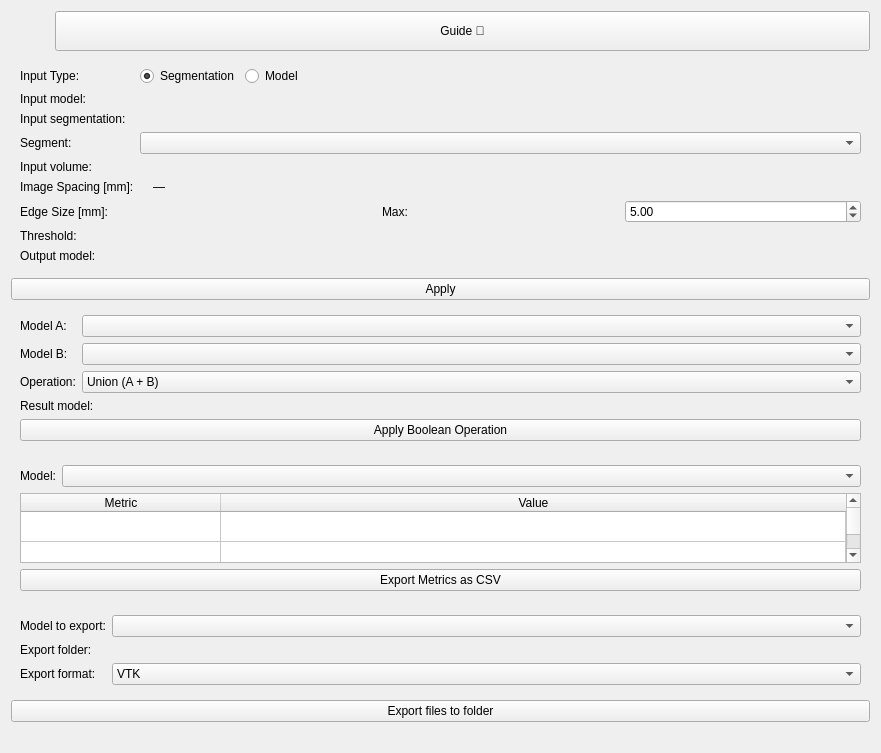
<?xml version="1.0" encoding="UTF-8"?>
<ui version="4.0">
 <class>HexaMesher</class>
 <widget class="qMRMLWidget" name="HexaMesher">
  <property name="geometry">
   <rect>
    <x>0</x>
    <y>0</y>
    <width>881</width>
    <height>716</height>
   </rect>
  </property>
  <layout class="QVBoxLayout" name="verticalLayout">

   <!-- GUIDE BUTTON ROW with logo -->
   <item>
    <layout class="QHBoxLayout" name="guideLayout">
     <property name="spacing"><number>4</number></property>
     <item>
      <widget class="QLabel" name="logoLabel">
       <property name="text"><string/></property>
       <property name="alignment"><set>Qt::AlignVCenter|Qt::AlignLeft</set></property>
       <property name="scaledContents"><bool>false</bool></property>
       <property name="minimumSize">
        <size><width>40</width><height>40</height></size>
       </property>
      </widget>
     </item>
     <item>
      <widget class="QPushButton" name="guideButton">
       <property name="text"><string>Guide 📖</string></property>
       <property name="toolTip"><string>Open the user guide for this extension.</string></property>
       <property name="minimumSize">
        <size><width>200</width><height>40</height></size>
       </property>
       <property name="sizePolicy">
        <sizepolicy hsizetype="Expanding" vsizetype="Fixed">
         <horstretch>1</horstretch>
         <verstretch>0</verstretch>
        </sizepolicy>
       </property>
      </widget>
     </item>
    </layout>
   </item>

   <!-- INPUTS SECTION -->
   <item>
    <widget class="ctkCollapsibleButton" name="inputsCollapsibleButton" native="true">
     <property name="text" stdset="0">
      <string>Inputs</string>
     </property>
     <layout class="QVBoxLayout" name="inputsVLayout">

      <!-- Rows 1-7: Label + widget pairs -->
      <item>
       <layout class="QFormLayout" name="inputsFormLayout">

        <!-- Row 0: Input Type radio buttons — aligned with selectors below -->
        <item row="0" column="0">
         <widget class="QLabel" name="inputTypeLabel">
          <property name="text">
           <string>Input Type:</string>
          </property>
         </widget>
        </item>
        <item row="0" column="1">
         <layout class="QHBoxLayout" name="radioLayout">
          <item>
           <widget class="QRadioButton" name="segmentationRadioButton">
            <property name="text">
             <string>Segmentation</string>
            </property>
            <property name="checked">
             <bool>true</bool>
            </property>
           </widget>
          </item>
          <item>
           <widget class="QRadioButton" name="modelRadioButton">
            <property name="text">
             <string>Model</string>
            </property>
           </widget>
          </item>
          <item>
           <spacer>
            <property name="orientation">
             <enum>Qt::Orientation::Horizontal</enum>
            </property>
            <property name="sizeHint" stdset="0">
             <size>
              <width>40</width>
              <height>20</height>
             </size>
            </property>
           </spacer>
          </item>
         </layout>
        </item>

        <!-- Input model -->
        <item row="1" column="0">
         <widget class="QLabel" name="inputModelLabel">
          <property name="text">
           <string>Input model:</string>
          </property>
         </widget>
        </item>
        <item row="1" column="1">
         <widget class="qMRMLNodeComboBox" name="inputModelSelector" native="true">
          <property name="toolTip">
           <string>Pick the model to voxelize.</string>
          </property>
          <property name="nodeTypes" stdset="0">
           <stringlist notr="true">
            <string>vtkMRMLModelNode</string>
           </stringlist>
          </property>
          <property name="showChildNodeTypes" stdset="0">
           <bool>false</bool>
          </property>
          <property name="noneEnabled" stdset="0">
           <bool>false</bool>
          </property>
          <property name="addEnabled" stdset="0">
           <bool>false</bool>
          </property>
          <property name="removeEnabled" stdset="0">
           <bool>false</bool>
          </property>
          <property name="renameEnabled" stdset="0">
           <bool>false</bool>
          </property>
          <property name="SlicerParameterName" stdset="0">
           <string>inputModel</string>
          </property>
         </widget>
        </item>

        <!-- Input segmentation -->
        <item row="2" column="0">
         <widget class="QLabel" name="inputSegmentionLabel">
          <property name="text">
           <string>Input segmentation:</string>
          </property>
         </widget>
        </item>
        <item row="2" column="1">
         <widget class="qMRMLNodeComboBox" name="inputSegmentationSelector" native="true">
          <property name="toolTip">
           <string>Pick the segmentation node.</string>
          </property>
          <property name="nodeTypes" stdset="0">
           <stringlist notr="true">
            <string>vtkMRMLSegmentationNode</string>
           </stringlist>
          </property>
          <property name="showChildNodeTypes" stdset="0">
           <bool>false</bool>
          </property>
          <property name="noneEnabled" stdset="0">
           <bool>false</bool>
          </property>
          <property name="addEnabled" stdset="0">
           <bool>false</bool>
          </property>
          <property name="removeEnabled" stdset="0">
           <bool>false</bool>
          </property>
          <property name="renameEnabled" stdset="0">
           <bool>false</bool>
          </property>
          <property name="SlicerParameterName" stdset="0">
           <string>inputSegmentation</string>
          </property>
         </widget>
        </item>

        <!-- Segment -->
        <item row="3" column="0">
         <widget class="QLabel" name="inputSegmentLabel">
          <property name="text">
           <string>Segment:</string>
          </property>
         </widget>
        </item>
        <item row="3" column="1">
         <widget class="QComboBox" name="inputSegmentSelector">
          <property name="toolTip">
           <string>Choose which segment to voxelize.</string>
          </property>
         </widget>
        </item>

        <!-- Input volume -->
        <item row="4" column="0">
         <widget class="QLabel" name="inputVolumeLabel">
          <property name="text">
           <string>Input volume:</string>
          </property>
         </widget>
        </item>
        <item row="4" column="1">
         <widget class="qMRMLNodeComboBox" name="inputVolumeSelector" native="true">
          <property name="nodeTypes" stdset="0">
           <stringlist notr="true">
            <string>vtkMRMLScalarVolumeNode</string>
           </stringlist>
          </property>
          <property name="showChildNodeTypes" stdset="0">
           <bool>false</bool>
          </property>
          <property name="hideChildNodeTypes" stdset="0">
           <stringlist/>
          </property>
          <property name="addEnabled" stdset="0">
           <bool>false</bool>
          </property>
          <property name="removeEnabled" stdset="0">
           <bool>false</bool>
          </property>
          <property name="interactionNodeSingletonTag" stdset="0">
           <string>Singleton</string>
          </property>
          <property name="SlicerParameterName" stdset="0">
           <string>inputVolume</string>
          </property>
         </widget>
        </item>

        <!-- Volume resolution (read-only, auto-filled) -->
        <item row="5" column="0">
         <widget class="QLabel" name="resolutionLabel">
          <property name="text">
           <string>Image Spacing [mm]:</string>
          </property>
          <property name="toolTip">
           <string>Voxel spacing of the input volume (X × Y × Z mm).</string>
          </property>
         </widget>
        </item>
        <item row="5" column="1">
         <widget class="QLabel" name="resolutionValueLabel">
          <property name="text">
           <string>—</string>
          </property>
          <property name="toolTip">
           <string>Voxel spacing of the input volume (X × Y × Z mm).</string>
          </property>
          <property name="styleSheet">
           <string>QLabel { margin-left: 10px; }</string>
          </property>
         </widget>
        </item>

        <!-- Pitch -->
        <item row="6" column="0">
         <widget class="QLabel" name="labelPitch">
          <property name="text">
           <string>Edge Size [mm]:</string>
          </property>
         </widget>
        </item>
        <item row="6" column="1">
         <layout class="QHBoxLayout" name="pitchLayout">
          <item>
           <widget class="ctkSliderWidget" name="pitchWidget" native="true">
            <property name="toolTip">
             <string>Set the pitch of the voxels.</string>
            </property>
            <property name="singleStep" stdset="0">
             <double>0.050000000000000</double>
            </property>
            <property name="minimum" stdset="0">
             <double>0.100000000000000</double>
            </property>
            <property name="maximum" stdset="0">
             <double>5.000000000000000</double>
            </property>
            <property name="value" stdset="0">
             <double>0.500000000000000</double>
            </property>
           </widget>
          </item>
          <item>
           <widget class="QLabel" name="pitchMaxLabel">
            <property name="text">
             <string>Max:</string>
            </property>
           </widget>
          </item>
          <item>
           <widget class="QDoubleSpinBox" name="pitchMaxSpinBox">
            <property name="toolTip">
             <string>Set the maximum value for the pitch slider.</string>
            </property>
            <property name="minimum">
             <double>0.100000000000000</double>
            </property>
            <property name="maximum">
             <double>100.000000000000000</double>
            </property>
            <property name="singleStep">
             <double>0.500000000000000</double>
            </property>
            <property name="value">
             <double>5.000000000000000</double>
            </property>
            <property name="decimals">
             <number>2</number>
            </property>
            <property name="maximumWidth">
             <number>70</number>
            </property>
           </widget>
          </item>
         </layout>
        </item>

        <!-- Threshold -->
        <item row="7" column="0">
         <widget class="QLabel" name="labelThreshold">
          <property name="text">
           <string>Threshold:</string>
          </property>
          <property name="toolTip">
           <string>Minimum mesh occupancy fraction (0.0-1.0) required to keep a voxel.
0.0 = keep every voxel touched by the mesh
0.5 = keep voxels at least half-filled
1.0 = keep only fully interior voxels</string>
          </property>
         </widget>
        </item>
        <item row="7" column="1">
         <widget class="ctkSliderWidget" name="thresholdWidget" native="true">
          <property name="toolTip">
           <string>Minimum mesh occupancy fraction (0.0-1.0) required to keep a voxel.
0.0 = keep every voxel touched by the mesh
0.5 = keep voxels at least half-filled
1.0 = keep only fully interior voxels</string>
          </property>
          <property name="singleStep" stdset="0">
           <double>0.050000000000000</double>
          </property>
          <property name="minimum" stdset="0">
           <double>0.000000000000000</double>
          </property>
          <property name="maximum" stdset="0">
           <double>1.000000000000000</double>
          </property>
          <property name="value" stdset="0">
           <double>0.500000000000000</double>
          </property>
          <property name="SlicerParameterName" stdset="0">
           <string>threshold</string>
          </property>
         </widget>
        </item>

        <!-- Output model — auto-named but user can override -->
        <item row="8" column="0">
         <widget class="QLabel" name="labelOutputModel">
          <property name="text">
           <string>Output model:</string>
          </property>
         </widget>
        </item>
        <item row="8" column="1">
         <widget class="qMRMLNodeComboBox" name="outputSelectorModel" native="true">
          <property name="toolTip">
           <string>Output model node. Auto-named from input, but can be overridden.</string>
          </property>
          <property name="nodeTypes" stdset="0">
           <stringlist notr="true">
            <string>vtkMRMLModelNode</string>
           </stringlist>
          </property>
          <property name="showChildNodeTypes" stdset="0">
           <bool>false</bool>
          </property>
          <property name="noneEnabled" stdset="0">
           <bool>true</bool>
          </property>
          <property name="selectNodeUponCreation" stdset="0">
           <bool>false</bool>
          </property>
          <property name="addEnabled" stdset="0">
           <bool>true</bool>
          </property>
          <property name="removeEnabled" stdset="0">
           <bool>true</bool>
          </property>
          <property name="renameEnabled" stdset="0">
           <bool>true</bool>
          </property>
         </widget>
        </item>

       </layout>
      </item>
     </layout>
    </widget>
   </item>
   <!-- BUTTONS -->
   <item>
    <widget class="QPushButton" name="voxelButton">
     <property name="toolTip">
      <string>Run the HexaMesher.</string>
     </property>
     <property name="text">
      <string>Apply</string>
     </property>
    </widget>
   </item>

   <!-- BOOLEAN OPERATIONS SECTION -->
   <item>
    <widget class="ctkCollapsibleButton" name="booleanCollapsibleButton" native="true">
     <property name="text" stdset="0">
      <string>Boolean Operations</string>
     </property>
     <property name="collapsed" stdset="0">
      <bool>true</bool>
     </property>
     <layout class="QVBoxLayout" name="booleanVLayout">

      <item>
       <layout class="QFormLayout" name="booleanFormLayout">

        <!-- Model A -->
        <item row="0" column="0">
         <widget class="QLabel" name="booleanModelALabel">
          <property name="text">
           <string>Model A:</string>
          </property>
         </widget>
        </item>
        <item row="0" column="1">
         <widget class="QComboBox" name="booleanModelACombo">
          <property name="toolTip">
           <string>First voxelized model for the boolean operation.</string>
          </property>
         </widget>
        </item>

        <!-- Model B -->
        <item row="1" column="0">
         <widget class="QLabel" name="booleanModelBLabel">
          <property name="text">
           <string>Model B:</string>
          </property>
         </widget>
        </item>
        <item row="1" column="1">
         <widget class="QComboBox" name="booleanModelBCombo">
          <property name="toolTip">
           <string>Second voxelized model for the boolean operation.</string>
          </property>
         </widget>
        </item>

        <!-- Operation -->
        <item row="2" column="0">
         <widget class="QLabel" name="booleanOperationLabel">
          <property name="text">
           <string>Operation:</string>
          </property>
         </widget>
        </item>
        <item row="2" column="1">
         <widget class="QComboBox" name="booleanOperationCombo">
          <property name="toolTip">
           <string>Boolean operation to apply between Model A and Model B.</string>
          </property>
          <item>
           <property name="text">
            <string>Union (A + B)</string>
           </property>
          </item>
          <item>
           <property name="text">
            <string>Intersection (A ∩ B)</string>
           </property>
          </item>
          <item>
           <property name="text">
            <string>Difference (A - B)</string>
           </property>
          </item>
          <item>
           <property name="text">
            <string>Difference (B - A)</string>
           </property>
          </item>
         </widget>
        </item>

       </layout>
      </item>

      <!-- Boolean output model selector -->
      <item>
       <layout class="QFormLayout" name="booleanOutputLayout">
        <item row="0" column="0">
         <widget class="QLabel" name="booleanOutputLabel">
          <property name="text">
           <string>Result model:</string>
          </property>
         </widget>
        </item>
        <item row="0" column="1">
         <widget class="qMRMLNodeComboBox" name="booleanOutputSelector" native="true">
          <property name="toolTip">
           <string>Result of the boolean operation.</string>
          </property>
          <property name="nodeTypes" stdset="0">
           <stringlist notr="true">
            <string>vtkMRMLModelNode</string>
           </stringlist>
          </property>
          <property name="showChildNodeTypes" stdset="0">
           <bool>false</bool>
          </property>
          <property name="noneEnabled" stdset="0">
           <bool>true</bool>
          </property>
          <property name="selectNodeUponCreation" stdset="0">
           <bool>false</bool>
          </property>
          <property name="addEnabled" stdset="0">
           <bool>true</bool>
          </property>
          <property name="removeEnabled" stdset="0">
           <bool>true</bool>
          </property>
          <property name="renameEnabled" stdset="0">
           <bool>true</bool>
          </property>
         </widget>
        </item>
       </layout>
      </item>

      <!-- Apply Boolean button -->
      <item>
       <widget class="QPushButton" name="booleanApplyButton">
        <property name="text">
         <string>Apply Boolean Operation</string>
        </property>
       </widget>
      </item>

     </layout>
    </widget>
   </item>

   <!-- QUANTITATIVE METRICS SECTION -->
   <item>
    <widget class="ctkCollapsibleButton" name="advancedCollapsibleButton" native="true">
     <property name="text" stdset="0">
      <string>Advanced</string>
     </property>
     <property name="collapsed" stdset="0">
      <bool>false</bool>
     </property>
     <layout class="QVBoxLayout" name="metricsVLayout">
      <item>
       <layout class="QFormLayout" name="metricsModelLayout">
        <item row="0" column="0">
         <widget class="QLabel" name="metricsModelLabel">
          <property name="text">
           <string>Model:</string>
          </property>
         </widget>
        </item>
        <item row="0" column="1">
         <widget class="QComboBox" name="metricsModelCombo">
          <property name="toolTip">
           <string>Choose which voxelized model's metrics to display and export.</string>
          </property>
         </widget>
        </item>
       </layout>
      </item>
      <item>
       <widget class="QTableWidget" name="metricsTable">
        <property name="toolTip">
         <string>Quantitative metrics for the voxelized model.</string>
        </property>
        <property name="editTriggers">
         <set>QAbstractItemView::NoEditTriggers</set>
        </property>
        <property name="selectionMode">
         <enum>QAbstractItemView::SingleSelection</enum>
        </property>
        <property name="selectionBehavior">
         <enum>QAbstractItemView::SelectRows</enum>
        </property>
        <property name="showGrid">
         <bool>true</bool>
        </property>
        <property name="columnCount">
         <number>2</number>
        </property>
        <property name="rowCount">
         <number>7</number>
        </property>
        <attribute name="horizontalHeaderDefaultSectionSize">
         <number>200</number>
        </attribute>
        <attribute name="horizontalHeaderStretchLastSection">
         <bool>true</bool>
        </attribute>
        <attribute name="verticalHeaderVisible">
         <bool>false</bool>
        </attribute>
        <column>
         <property name="text"><string>Metric</string></property>
        </column>
        <column>
         <property name="text"><string>Value</string></property>
        </column>
       </widget>
      </item>
      <item>
       <widget class="QPushButton" name="exportMetricsButton">
        <property name="text">
         <string>Export Metrics as CSV</string>
        </property>
        <property name="toolTip">
         <string>Save the metrics table to a CSV file.</string>
        </property>
       </widget>
      </item>
     </layout>
    </widget>
   </item>

   <!-- EXPORT SECTION — below Apply -->
   <item>
    <widget class="ctkCollapsibleButton" name="outputsCollapsibleButton" native="true">
     <property name="text" stdset="0">
      <string>Export</string>
     </property>
     <layout class="QFormLayout" name="outputsFormLayout">

      <item row="0" column="0">
       <widget class="QLabel" name="exportModelLabel">
        <property name="text">
         <string>Model to export:</string>
        </property>
       </widget>
      </item>
      <item row="0" column="1">
       <widget class="QComboBox" name="exportModelCombo">
        <property name="toolTip">
         <string>Choose which model to export.</string>
        </property>
       </widget>
      </item>

      <item row="1" column="0">
       <widget class="QLabel" name="label_2">
        <property name="text">
         <string>Export folder:</string>
        </property>
       </widget>
      </item>
      <item row="1" column="1">
       <widget class="ctkDirectoryButton" name="DirectoryButton" native="true"/>
      </item>

      <item row="2" column="0">
       <widget class="QLabel" name="label_3">
        <property name="text">
         <string>Export format:</string>
        </property>
       </widget>
      </item>
      <item row="2" column="1">
       <widget class="QComboBox" name="exportFormatCombo">
        <item><property name="text"><string>VTK</string></property></item>
        <item><property name="text"><string>STL</string></property></item>
        <item><property name="text"><string>OBJ</string></property></item>
        <item><property name="text"><string>MSH</string></property></item>
        <item><property name="text"><string>PLY</string></property></item>
       </widget>
      </item>

     </layout>
    </widget>
   </item>

   <item>
    <widget class="QPushButton" name="exportToFileButton">
     <property name="toolTip">
      <string>Export the output model as .vtk .stl .msh</string>
     </property>
     <property name="text">
      <string>Export files to folder</string>
     </property>
    </widget>
   </item>
   <item>
    <widget class="QLabel" name="infoLabel">
     <property name="text">
      <string/>
     </property>
    </widget>
   </item>

   <!-- BOTTOM SPACER -->
   <item>
    <spacer name="verticalSpacer">
     <property name="orientation">
      <enum>Qt::Orientation::Vertical</enum>
     </property>
     <property name="sizeHint" stdset="0">
      <size>
       <width>20</width>
       <height>40</height>
      </size>
     </property>
    </spacer>
   </item>

  </layout>
 </widget>

 <customwidgets>
  <customwidget>
   <class>ctkCollapsibleButton</class>
   <extends>QWidget</extends>
   <header>ctkCollapsibleButton.h</header>
   <container>1</container>
  </customwidget>
  <customwidget>
   <class>ctkDirectoryButton</class>
   <extends>QWidget</extends>
   <header>ctkDirectoryButton.h</header>
  </customwidget>
  <customwidget>
   <class>ctkSliderWidget</class>
   <extends>QWidget</extends>
   <header>ctkSliderWidget.h</header>
  </customwidget>
  <customwidget>
   <class>qMRMLNodeComboBox</class>
   <extends>QWidget</extends>
   <header>qMRMLNodeComboBox.h</header>
  </customwidget>
  <customwidget>
   <class>qMRMLWidget</class>
   <extends>QWidget</extends>
   <header>qMRMLWidget.h</header>
   <container>1</container>
  </customwidget>
 </customwidgets>

 <resources/>

 <connections>
  <connection>
   <sender>HexaMesher</sender>
   <signal>mrmlSceneChanged(vtkMRMLScene*)</signal>
   <receiver>inputModelSelector</receiver>
   <slot>setMRMLScene(vtkMRMLScene*)</slot>
   <hints>
    <hint type="sourcelabel"><x>122</x><y>132</y></hint>
    <hint type="destinationlabel"><x>248</x><y>61</y></hint>
   </hints>
  </connection>
  <connection>
   <sender>HexaMesher</sender>
   <signal>mrmlSceneChanged(vtkMRMLScene*)</signal>
   <receiver>booleanOutputSelector</receiver>
   <slot>setMRMLScene(vtkMRMLScene*)</slot>
   <hints>
    <hint type="sourcelabel"><x>82</x><y>135</y></hint>
    <hint type="destinationlabel"><x>220</x><y>161</y></hint>
   </hints>
  </connection>
  <connection>
   <sender>HexaMesher</sender>
   <signal>mrmlSceneChanged(vtkMRMLScene*)</signal>
   <receiver>outputSelectorModel</receiver>
   <slot>setMRMLScene(vtkMRMLScene*)</slot>
   <hints>
    <hint type="sourcelabel"><x>82</x><y>135</y></hint>
    <hint type="destinationlabel"><x>220</x><y>161</y></hint>
   </hints>
  </connection>
  <connection>
   <sender>HexaMesher</sender>
   <signal>mrmlSceneChanged(vtkMRMLScene*)</signal>
   <receiver>inputVolumeSelector</receiver>
   <slot>setMRMLScene(vtkMRMLScene*)</slot>
   <hints>
    <hint type="sourcelabel"><x>268</x><y>255</y></hint>
    <hint type="destinationlabel"><x>311</x><y>55</y></hint>
   </hints>
  </connection>
  <connection>
   <sender>HexaMesher</sender>
   <signal>mrmlSceneChanged(vtkMRMLScene*)</signal>
   <receiver>inputSegmentationSelector</receiver>
   <slot>setMRMLScene(vtkMRMLScene*)</slot>
   <hints>
    <hint type="sourcelabel"><x>268</x><y>255</y></hint>
    <hint type="destinationlabel"><x>311</x><y>55</y></hint>
   </hints>
  </connection>
 </connections>

 <slots>
  <signal>mrmlSceneChanged(vtkMRMLScene*)</signal>
 </slots>

</ui>
